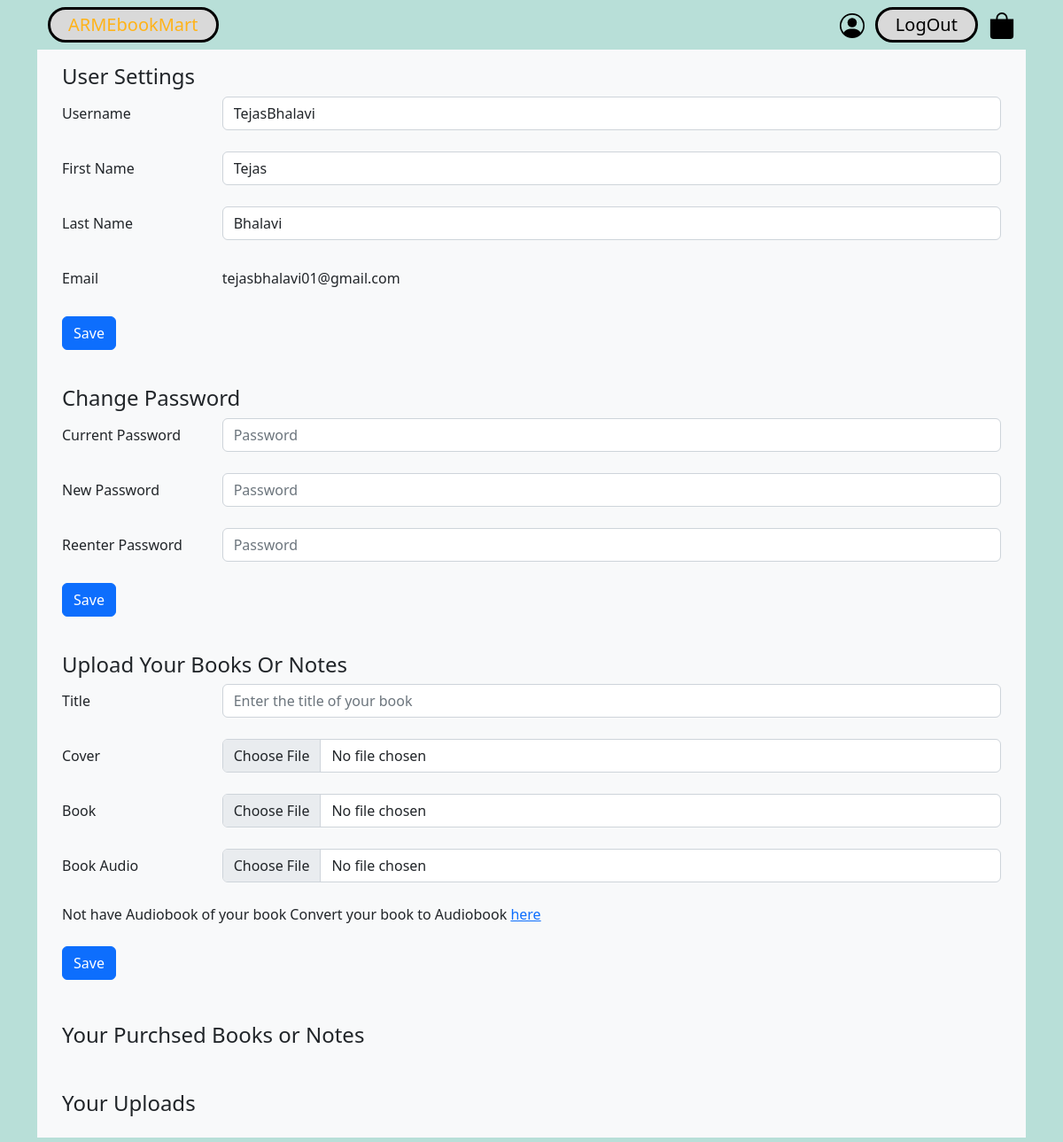
The page /user/ (signed in) on the database as committed earlier.
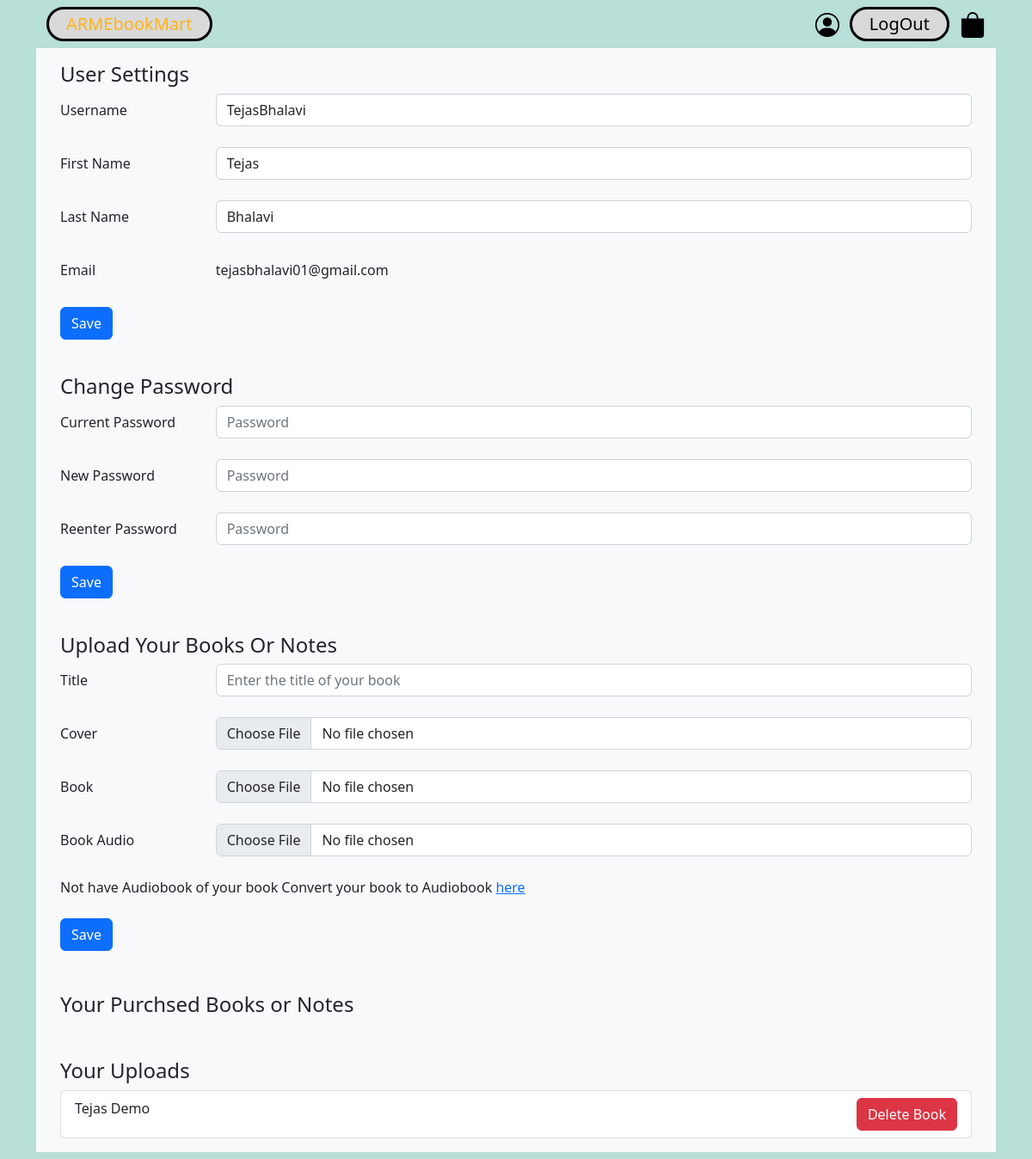
The same page on the database as committed later.
### ebooks/models.py (models this page shows, shortened)
class UserEbook(models.Model):
    author=models.ForeignKey(User, default=None,on_delete=models.CASCADE )
    title=models.CharField(max_length=50)
    price=models.FloatField()
    cover=models.ImageField(upload_to="media")
    book=models.FileField(upload_to="media")
    bookaudio=models.FileField(upload_to="media")
    slug=AutoSlugField(populate_from="title", unique=True , null=True )

### ebooks/views.py (the view)
# urls.py: path("user/", views.user),
def user(request):
	cart_items=CartItems.objects.all()
	cart_item_total=0
	for item in cart_items:
		cart_item_total+=1
	books={'books': UserEbook.objects.filter(author=request.user), 'cart_item_total': cart_item_total,'pbooks':Order.objects.filter(customer=request.user)}
	return render(request,"user.html", books)

### templates/user.html (shortened to what the changed rows need)
{% load static %}
<!doctype html>
<html lang="en">
<head>
  <link href="https://cdn.jsdelivr.net/npm/bootstrap@5.2.2/dist/css/bootstrap.min.css" rel="stylesheet"
>
  <link href="{% static 'styles/style.css' %}" rel="stylesheet">
</head>
<body>
  <div class="container">
    <div class="container" style="background-color:#f8f9fa;">
      <div class="p-3 mb-2">
        <ul class="list-group">
          {% if user.is_authenticated %}
          {% for E in books %}
          <li class="list-group-item"> {{ E.title }}
            <div class="float-end">
              <form action="delete_book" method="post" class="form-inline">
                <button type="submit" class="btn btn-danger" name="book_id" value="{{ E.id }}">Delete Book</button>
              </form>
            </div>
          </li>
          {% endfor %}
          {% else %}
          <li class="list-group-item"> Please login to se your upload
          </li>
          {% endif %}
        </ul>
      </div>
    </div>
  </div>
</body>
</html>

Rows that differ between the two databases and show on the page:
added UserEbook: title "Tejas Demo", {{ E.id }} 46 (drawn)
